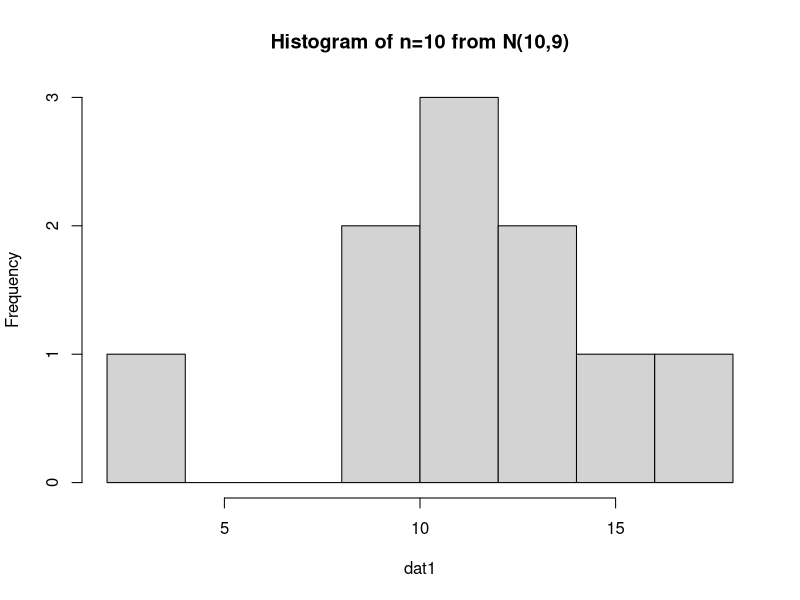
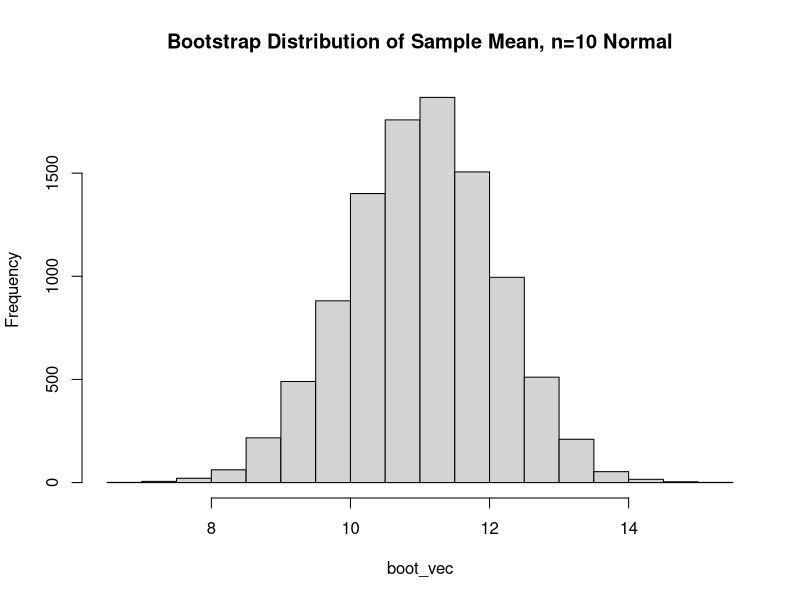
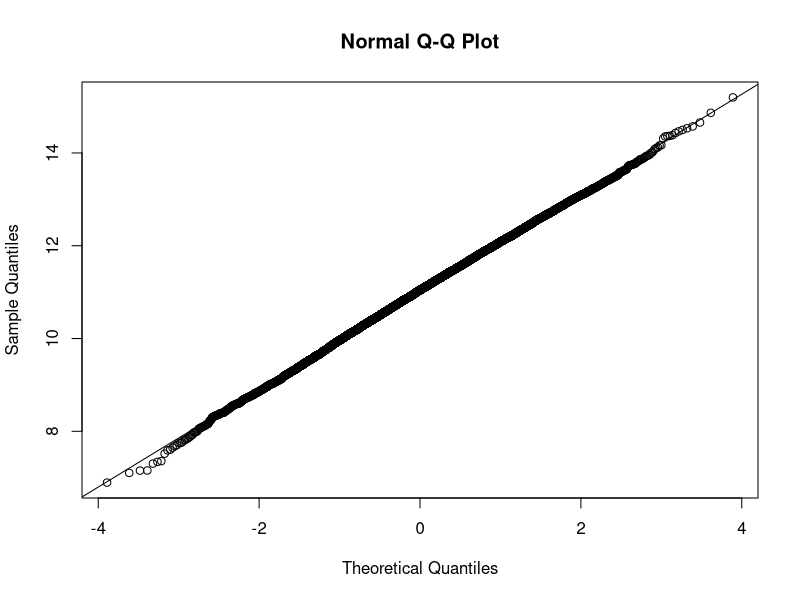
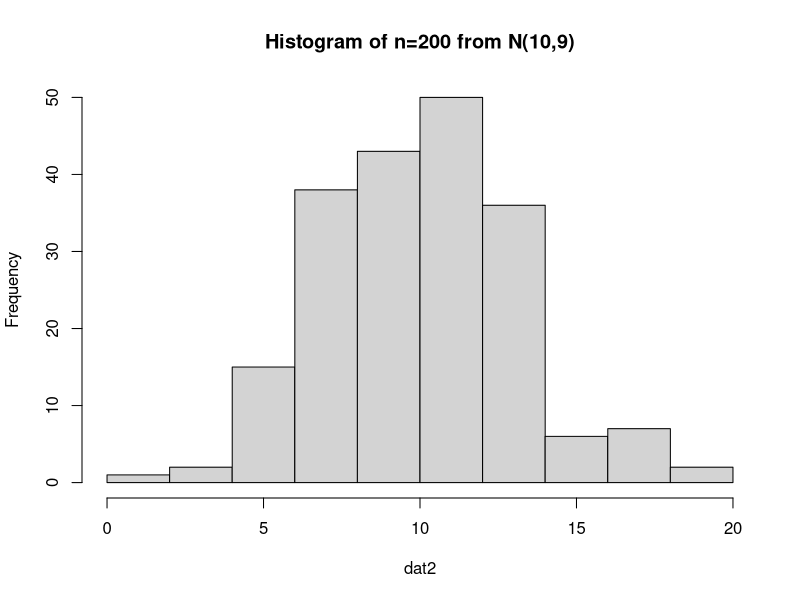
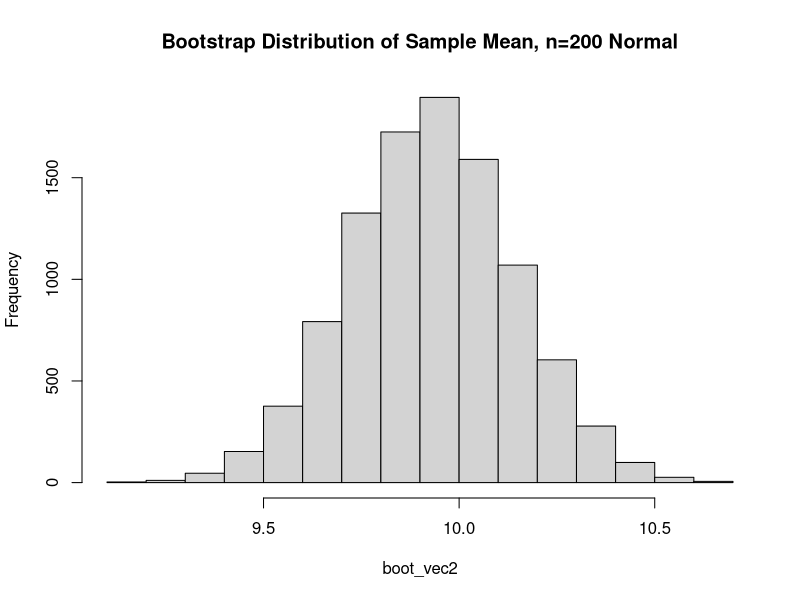
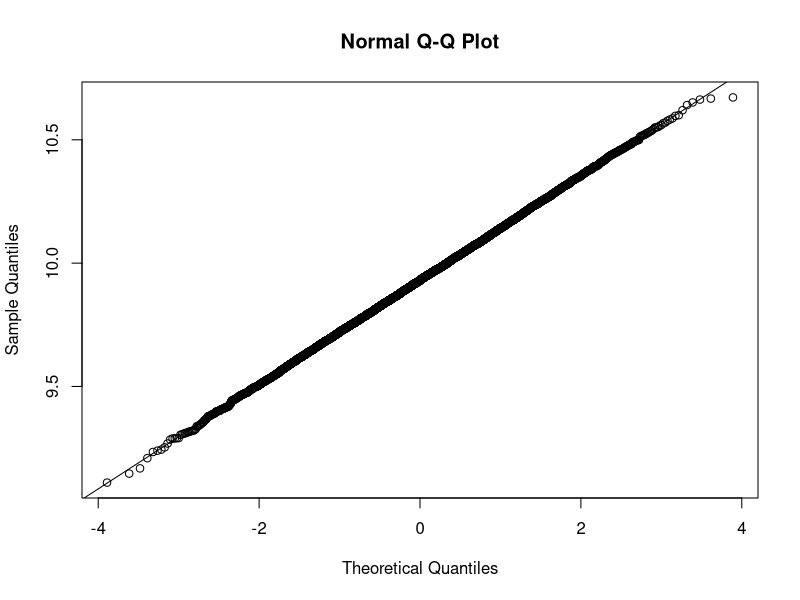
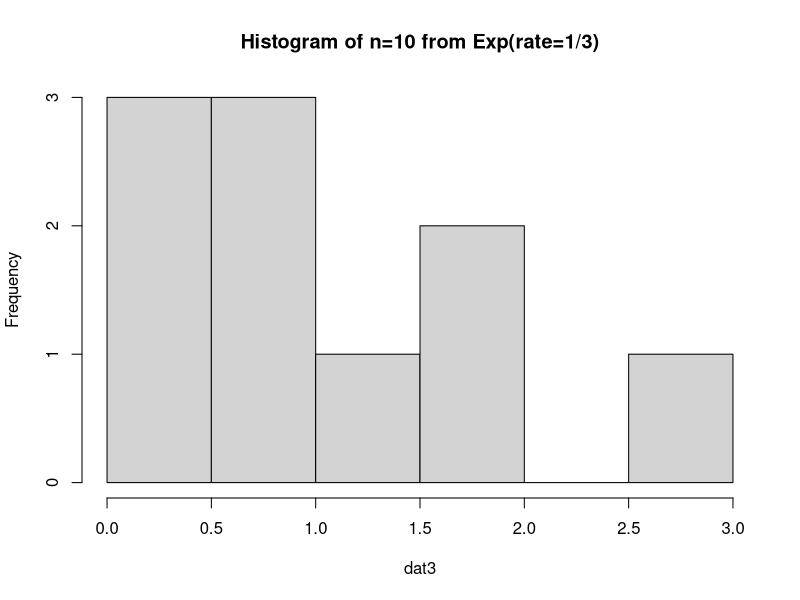
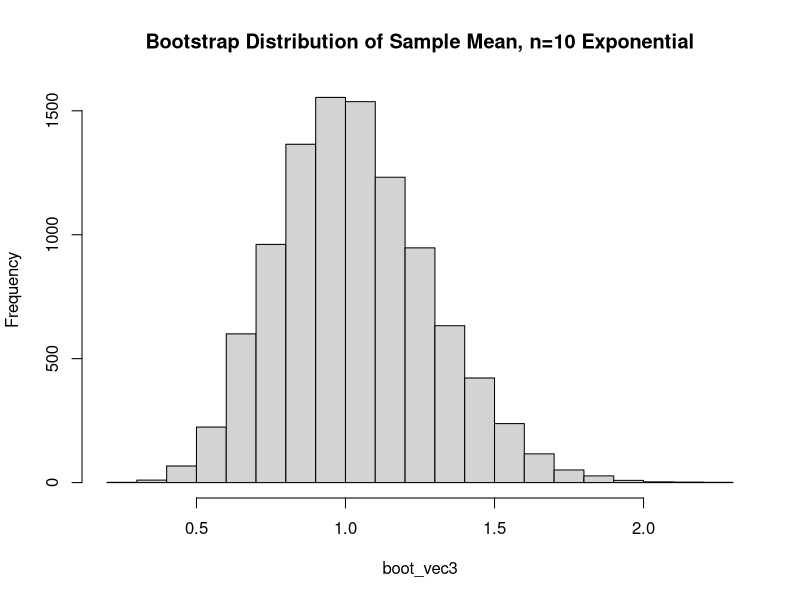

Write the R code that produced these figures, in order.
## ---- chunk 1
library(kableExtra)
library(dplyr)
## ---- chunk 2
set.seed(1008)
dat1 <- rnorm(n=10, mean=10, sd=3)
hist(dat1, main='Histogram of n=10 from N(10,9)')
## ---- chunk 3
# note, we set our seed above
n <- length(dat1)
B <- 10000
boot_vec <- as.numeric(B)

for(i in 1:B){
  boot_vec[i] <- mean(sample(dat1, n, replace = TRUE) )
}

hist(boot_vec, main='Bootstrap Distribution of Sample Mean, n=10 Normal')
qqnorm(boot_vec); qqline(boot_vec)
## ---- chunk 4
#Lower limit of 95% Normal CI
LL <- mean(boot_vec)-1.96*sd(boot_vec) 
LL
#Upper limit of 95% Normal CI
UL <- mean(boot_vec)+1.96*sd(boot_vec) 
UL

sum(boot_vec < LL)/B  # Coverage of CI at lower end
sum(boot_vec > UL)/B  # Coverage of CI at upper end 
## ---- chunk 5
quantile(boot_vec, c(0.025,0.975))
## ---- chunk 6
# estimate of accuracy for our bootstrap percentile interval
(mean(boot_vec)-mean(dat1)) / sd(boot_vec)
## ---- chunk 7
set.seed(1021)
dat2 <- rnorm(n=200, mean=10, sd=3)
hist(dat2, main='Histogram of n=200 from N(10,9)')
## ---- chunk 8
# note, we set our seed above
n <- length(dat2)
B <- 10000
boot_vec2 <- as.numeric(B)

for(i in 1:B){
  boot_vec2[i] <- mean(sample(dat2, n, replace = TRUE) )
}

hist(boot_vec2, main='Bootstrap Distribution of Sample Mean, n=200 Normal')
qqnorm(boot_vec2); qqline(boot_vec2)
## ---- chunk 9
#Lower limit of 95% Normal CI
LL <- mean(boot_vec2)-1.96*sd(boot_vec2) 
LL
#Upper limit of 95% Normal CI
UL <- mean(boot_vec2)+1.96*sd(boot_vec2) 
UL

sum(boot_vec2 < LL)/B  # Coverage of CI at lower end
sum(boot_vec2 > UL)/B  # Coverage of CI at upper end 
## ---- chunk 10
quantile(boot_vec2, c(0.025,0.975))
## ---- chunk 11
# estimate of accuracy for our bootstrap percentile interval
(mean(boot_vec2)-mean(dat2)) / sd(boot_vec2)
## ---- chunk 12
set.seed(1008)
dat3 <- rexp(n=10, rate=1/3)
hist(dat3, main='Histogram of n=10 from Exp(rate=1/3)')
## ---- chunk 13
# note, we set our seed above
n <- length(dat3)
B <- 10000
boot_vec3 <- as.numeric(B)

for(i in 1:B){
  boot_vec3[i] <- mean(sample(dat3, n, replace = TRUE) )
}

hist(boot_vec3, main='Bootstrap Distribution of Sample Mean, n=10 Exponential')
qqnorm(boot_vec3); qqline(boot_vec3)
## ---- chunk 14
#Lower limit of 95% Normal CI
LL <- mean(boot_vec3)-1.96*sd(boot_vec3) 
LL
#Upper limit of 95% Normal CI
UL <- mean(boot_vec3)+1.96*sd(boot_vec3) 
UL

sum(boot_vec3 < LL)/B  # Coverage of CI at lower end
sum(boot_vec3 > UL)/B  # Coverage of CI at upper end 
## ---- chunk 15
quantile(boot_vec3, c(0.025,0.975))
## ---- chunk 16
# estimate of accuracy for our bootstrap percentile interval
(mean(boot_vec3)-mean(dat3)) / sd(boot_vec3)
## ---- chunk 17
set.seed(1021)
dat4 <- rexp(n=200, rate=1/3)
hist(dat4, main='Histogram of n=200 from Exp(rate=1/3)')
## ---- chunk 18
# note, we set our seed above
n <- length(dat4)
B <- 10000
boot_vec4 <- as.numeric(B)

for(i in 1:B){
  boot_vec4[i] <- mean(sample(dat4, n, replace = TRUE) )
}

hist(boot_vec4, main='Bootstrap Distribution of Sample Mean, n=200 Exponential')
qqnorm(boot_vec4); qqline(boot_vec4)
## ---- chunk 19
#Lower limit of 95% Normal CI
LL <- mean(boot_vec4)-1.96*sd(boot_vec4) 
LL
#Upper limit of 95% Normal CI
UL <- mean(boot_vec4)+1.96*sd(boot_vec4) 
UL

sum(boot_vec4 < LL)/B  # Coverage of CI at lower end
sum(boot_vec4 > UL)/B  # Coverage of CI at upper end 
## ---- chunk 20
quantile(boot_vec4, c(0.025,0.975))
## ---- chunk 21
# estimate of accuracy for our bootstrap percentile interval
(mean(boot_vec4)-mean(dat4)) / sd(boot_vec4)
## ---- chunk 22
set.seed(1021)
dat5 <- rexp(n=2000, rate=1/3)
hist(dat5, main='Histogram of n=2000 from Exp(rate=1/3)')
## ---- chunk 23
# note, we set our seed above
n <- length(dat5)
B <- 10000
boot_vec5 <- as.numeric(B)

for(i in 1:B){
  boot_vec5[i] <- mean(sample(dat5, n, replace = TRUE) )
}

hist(boot_vec5, main='Bootstrap Distribution of Sample Mean, n=2000 Exponential')
qqnorm(boot_vec5); qqline(boot_vec5)
## ---- chunk 24
#Lower limit of 95% Normal CI
LL <- mean(boot_vec5)-1.96*sd(boot_vec5) 
LL
#Upper limit of 95% Normal CI
UL <- mean(boot_vec5)+1.96*sd(boot_vec5) 
UL

sum(boot_vec5 < LL)/B  # Coverage of CI at lower end
sum(boot_vec5 > UL)/B  # Coverage of CI at upper end 
## ---- chunk 25
quantile(boot_vec5, c(0.025,0.975))
## ---- chunk 26
# estimate of accuracy for our bootstrap percentile interval
(mean(boot_vec5)-mean(dat5)) / sd(boot_vec5)
